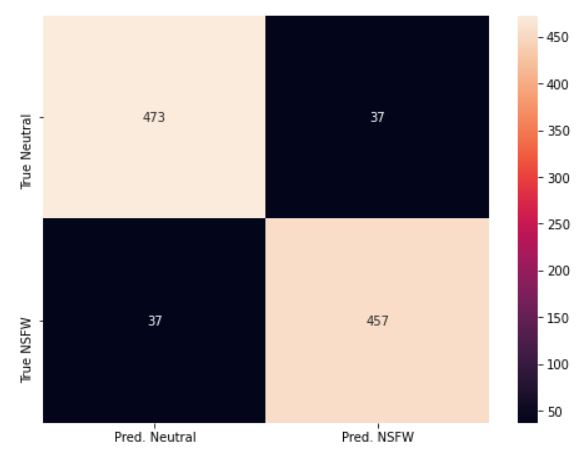
#> input picture data/cm.JPG, 585 x 460 px
$ python -i text_extraction.py   (imports and definitions only)
#> lines starting #> are read from the running program, lines starting #| are printed output that depends on the picture; after the words box and inside, x2 and y2 are one past the last pixel; in counts of white or black regions, pixels touching at a corner belong together
#> further down, picture is the input picture: shape (460, 585, 3); mean B, G, R 156, 154.6, 164
import pytesseract
import cv2

pytesseract.pytesseract.tesseract_cmd = r'C:\Users\Artem\AppData\Local\Programs\Tesseract-OCR\tesseract.exe'


def preprocessing_image(image):
    preprocess = "thresh"
    # загрузить образ и преобразовать его в оттенки серого
    gray = cv2.cvtColor(image, cv2.COLOR_BGR2GRAY)
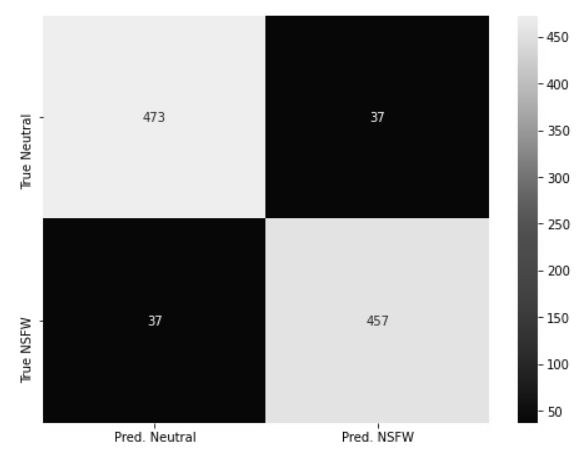
#> gray: shape (460, 585); min 1, max 255, mean 157.6
    if preprocess == "thresh":
        gray = cv2.threshold(gray, 0, 255, cv2.THRESH_BINARY | cv2.THRESH_OTSU)[1]
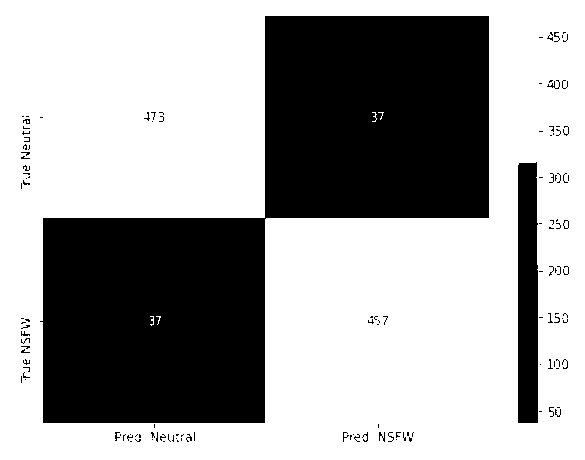
#> gray: shape (460, 585); 63.9% white; 133 black regions (114 under 20 px), largest, box (x1, y1, x2, y2) and area: (40, 16, 489, 423) 90694, (518, 162, 538, 423) 5097, (547, 80, 560, 89) 35
    elif preprocess == "blur":
        gray = cv2.medianBlur(gray, 3)
    return gray


def extract_text(gray):
    text = pytesseract.image_to_string(gray, lang='rus')
    return text

>>> import cv2
>>> picture = cv2.imread('data/cm.JPG')
>>> result = preprocessing_image(picture)
